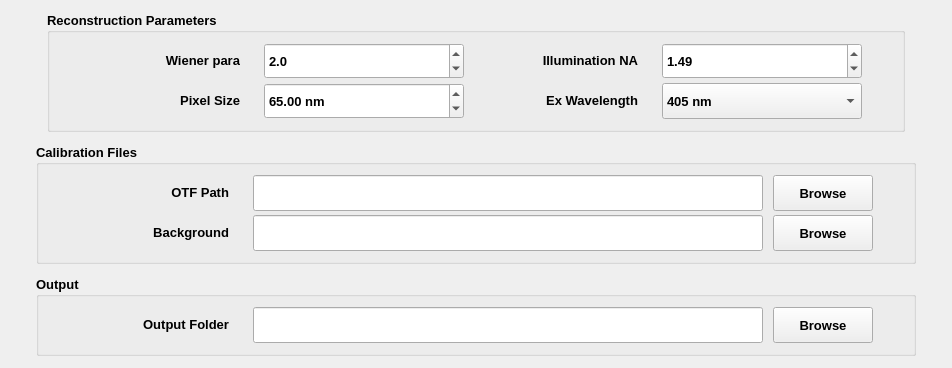
     <widget class="QWidget" name="tab_recon">
      <attribute name="title">
       <string>Recon</string>
      </attribute>
      <layout class="QVBoxLayout" name="verticalLayout_recon_page">
       <property name="spacing">
        <number>12</number>
       </property>
       <property name="leftMargin">
        <number>16</number>
       </property>
       <property name="topMargin">
        <number>12</number>
       </property>
       <property name="rightMargin">
        <number>16</number>
       </property>
       <property name="bottomMargin">
        <number>12</number>
       </property>
       <item>
        <spacer name="verticalSpacer_recon_top">
         <property name="orientation">
          <enum>Qt::Vertical</enum>
         </property>
         <property name="sizeType">
          <enum>QSizePolicy::Expanding</enum>
         </property>
         <property name="sizeHint" stdset="0">
         <size>
          <width>20</width>
           <height>0</height>
         </size>
         </property>
        </spacer>
       </item>
       <item>
        <layout class="QHBoxLayout" name="horizontalLayout_recon_parameters">
         <item>
          <spacer name="horizontalSpacer_recon_parameters_left">
           <property name="orientation">
            <enum>Qt::Horizontal</enum>
           </property>
           <property name="sizeType">
            <enum>QSizePolicy::Expanding</enum>
           </property>
           <property name="sizeHint" stdset="0">
            <size>
             <width>20</width>
             <height>20</height>
            </size>
           </property>
          </spacer>
         </item>
         <item>
          <widget class="QGroupBox" name="group_recon_parameters">
           <property name="minimumSize">
            <size>
             <width>760</width>
             <height>0</height>
            </size>
           </property>
           <property name="maximumSize">
            <size>
             <width>880</width>
             <height>16777215</height>
            </size>
           </property>
           <property name="font">
            <font>
             <family>Arial</family>
             <pointsize>10</pointsize>
             <weight>75</weight>
             <bold>true</bold>
            </font>
           </property>
           <property name="title">
            <string>Reconstruction Parameters</string>
           </property>
           <layout class="QGridLayout" name="gridLayout_recon_parameters" columnstretch="1,0,0,0,0,1" columnminimumwidth="0,150,200,150,200,0">
            <property name="leftMargin">
             <number>20</number>
            </property>
            <property name="topMargin">
             <number>10</number>
            </property>
            <property name="rightMargin">
             <number>20</number>
            </property>
            <property name="bottomMargin">
             <number>10</number>
            </property>
            <property name="horizontalSpacing">
             <number>24</number>
            </property>
            <property name="verticalSpacing">
             <number>4</number>
            </property>
            <item row="0" column="1" alignment="Qt::AlignRight|Qt::AlignVCenter">
             <widget class="QLabel" name="label_recon_wiener">
              <property name="minimumSize">
               <size>
                <width>150</width>
                <height>0</height>
               </size>
              </property>
              <property name="maximumSize">
               <size>
                <width>150</width>
                <height>16777215</height>
               </size>
              </property>
              <property name="text">
               <string>Wiener para</string>
              </property>
              <property name="alignment">
               <set>Qt::AlignRight|Qt::AlignTrailing|Qt::AlignVCenter</set>
              </property>
             </widget>
            </item>
            <item row="0" column="2">
             <widget class="QDoubleSpinBox" name="spin_recon_wiener">
              <property name="minimumSize">
               <size>
                <width>200</width>
                <height>36</height>
               </size>
              </property>
              <property name="maximumSize">
               <size>
                <width>220</width>
                <height>16777215</height>
               </size>
              </property>
              <property name="decimals">
                <number>1</number>
              </property>
              <property name="minimum">
               <double>0.000100000000000</double>
              </property>
              <property name="maximum">
               <double>1000.000000000000000</double>
              </property>
              <property name="singleStep">
               <double>0.100000000000000</double>
              </property>
              <property name="value">
               <double>2.000000000000000</double>
              </property>
             </widget>
            </item>
            <item row="0" column="3" alignment="Qt::AlignRight|Qt::AlignVCenter">
             <widget class="QLabel" name="label_recon_na">
              <property name="minimumSize">
               <size>
                <width>150</width>
                <height>0</height>
               </size>
              </property>
              <property name="maximumSize">
               <size>
                <width>150</width>
                <height>16777215</height>
               </size>
              </property>
              <property name="text">
               <string>Illumination NA</string>
              </property>
              <property name="alignment">
               <set>Qt::AlignRight|Qt::AlignTrailing|Qt::AlignVCenter</set>
              </property>
             </widget>
            </item>
            <item row="0" column="4">
             <widget class="QDoubleSpinBox" name="spin_recon_na">
              <property name="minimumSize">
               <size>
                <width>200</width>
                <height>36</height>
               </size>
              </property>
              <property name="maximumSize">
               <size>
                <width>220</width>
                <height>16777215</height>
               </size>
              </property>
              <property name="decimals">
                <number>2</number>
              </property>
              <property name="minimum">
               <double>0.100000000000000</double>
              </property>
              <property name="maximum">
               <double>2.000000000000000</double>
              </property>
              <property name="singleStep">
               <double>0.010000000000000</double>
              </property>
              <property name="value">
               <double>1.490000000000000</double>
              </property>
             </widget>
            </item>
            <item row="1" column="1" alignment="Qt::AlignRight|Qt::AlignVCenter">
             <widget class="QLabel" name="label_recon_pixel_size">
              <property name="minimumSize">
               <size>
                <width>150</width>
                <height>0</height>
               </size>
              </property>
              <property name="maximumSize">
               <size>
                <width>150</width>
                <height>16777215</height>
               </size>
              </property>
              <property name="text">
               <string>Pixel Size</string>
              </property>
              <property name="alignment">
               <set>Qt::AlignRight|Qt::AlignTrailing|Qt::AlignVCenter</set>
              </property>
             </widget>
            </item>
            <item row="1" column="2">
             <widget class="QDoubleSpinBox" name="spin_recon_pixel_size_nm">
              <property name="minimumSize">
               <size>
                <width>200</width>
                <height>36</height>
               </size>
              </property>
              <property name="maximumSize">
               <size>
                <width>220</width>
                <height>16777215</height>
               </size>
              </property>
              <property name="suffix">
               <string> nm</string>
              </property>
              <property name="decimals">
               <number>2</number>
              </property>
              <property name="minimum">
               <double>1.000000000000000</double>
              </property>
              <property name="maximum">
               <double>1000.000000000000000</double>
              </property>
              <property name="singleStep">
               <double>1.000000000000000</double>
              </property>
              <property name="value">
               <double>65.000000000000000</double>
              </property>
             </widget>
            </item>
            <item row="1" column="3" alignment="Qt::AlignRight|Qt::AlignVCenter">
             <widget class="QLabel" name="label_recon_wavelength">
              <property name="minimumSize">
               <size>
                <width>150</width>
                <height>0</height>
               </size>
              </property>
              <property name="maximumSize">
               <size>
                <width>150</width>
                <height>16777215</height>
               </size>
              </property>
              <property name="text">
               <string>Ex Wavelength</string>
              </property>
              <property name="alignment">
               <set>Qt::AlignRight|Qt::AlignTrailing|Qt::AlignVCenter</set>
              </property>
             </widget>
            </item>
            <item row="1" column="4">
             <widget class="QComboBox" name="combo_recon_wavelength">
              <property name="minimumSize">
               <size>
                <width>200</width>
                <height>36</height>
               </size>
              </property>
              <property name="maximumSize">
               <size>
                <width>220</width>
                <height>16777215</height>
               </size>
              </property>
              <item>
               <property name="text">
                <string>405 nm</string>
               </property>
              </item>
              <item>
               <property name="text">
                <string>488 nm</string>
               </property>
              </item>
              <item>
               <property name="text">
                <string>561 nm</string>
               </property>
              </item>
              <item>
               <property name="text">
                <string>647 nm</string>
               </property>
              </item>
             </widget>
            </item>
            <item row="0" column="0" rowspan="2">
             <spacer name="horizontalSpacer_recon_parameters_grid_left">
              <property name="orientation">
               <enum>Qt::Horizontal</enum>
              </property>
              <property name="sizeType">
               <enum>QSizePolicy::Expanding</enum>
              </property>
              <property name="sizeHint" stdset="0">
               <size>
                <width>20</width>
                <height>20</height>
               </size>
              </property>
             </spacer>
            </item>
            <item row="0" column="5" rowspan="2">
             <spacer name="horizontalSpacer_recon_parameters_grid_right">
              <property name="orientation">
               <enum>Qt::Horizontal</enum>
              </property>
              <property name="sizeType">
               <enum>QSizePolicy::Expanding</enum>
              </property>
              <property name="sizeHint" stdset="0">
               <size>
                <width>20</width>
                <height>20</height>
               </size>
              </property>
             </spacer>
            </item>
           </layout>
          </widget>
         </item>
         <item>
          <spacer name="horizontalSpacer_recon_parameters_right">
           <property name="orientation">
            <enum>Qt::Horizontal</enum>
           </property>
           <property name="sizeType">
            <enum>QSizePolicy::Expanding</enum>
           </property>
           <property name="sizeHint" stdset="0">
            <size>
             <width>20</width>
             <height>20</height>
            </size>
           </property>
          </spacer>
         </item>
        </layout>
       </item>
       <item>
        <layout class="QHBoxLayout" name="horizontalLayout_recon_files">
         <item>
          <spacer name="horizontalSpacer_recon_files_left">
           <property name="orientation">
            <enum>Qt::Horizontal</enum>
           </property>
           <property name="sizeType">
            <enum>QSizePolicy::Expanding</enum>
           </property>
           <property name="sizeHint" stdset="0">
            <size>
             <width>20</width>
             <height>20</height>
            </size>
           </property>
          </spacer>
         </item>
         <item>
          <widget class="QGroupBox" name="group_recon_files">
           <property name="minimumSize">
            <size>
             <width>760</width>
             <height>0</height>
            </size>
           </property>
           <property name="maximumSize">
            <size>
             <width>880</width>
             <height>16777215</height>
            </size>
           </property>
           <property name="font">
            <font>
             <family>Arial</family>
             <pointsize>10</pointsize>
             <weight>75</weight>
             <bold>true</bold>
            </font>
           </property>
           <property name="title">
            <string>Calibration Files</string>
           </property>
           <layout class="QGridLayout" name="gridLayout_recon_files" columnstretch="1,0,0,1" columnminimumwidth="0,150,620,0">
            <property name="leftMargin">
             <number>20</number>
            </property>
            <property name="topMargin">
             <number>10</number>
            </property>
            <property name="rightMargin">
             <number>20</number>
            </property>
            <property name="bottomMargin">
             <number>10</number>
            </property>
            <property name="horizontalSpacing">
             <number>24</number>
            </property>
            <property name="verticalSpacing">
             <number>4</number>
            </property>
            <item row="0" column="1" alignment="Qt::AlignRight|Qt::AlignVCenter">
             <widget class="QLabel" name="label_recon_otf_path">
              <property name="minimumSize">
               <size>
                <width>150</width>
                <height>0</height>
               </size>
              </property>
              <property name="maximumSize">
               <size>
                <width>150</width>
                <height>16777215</height>
               </size>
              </property>
              <property name="text">
               <string>OTF Path</string>
              </property>
              <property name="alignment">
               <set>Qt::AlignRight|Qt::AlignTrailing|Qt::AlignVCenter</set>
              </property>
             </widget>
            </item>
            <item row="0" column="2">
             <widget class="QWidget" name="widget_recon_otf_path_row">
              <property name="font">
               <font>
                <family>Arial</family>
                <weight>75</weight>
                <bold>true</bold>
               </font>
              </property>
              <layout class="QHBoxLayout" name="horizontalLayout_recon_otf_path">
               <property name="spacing">
                <number>10</number>
               </property>
               <property name="leftMargin">
                <number>0</number>
               </property>
               <property name="topMargin">
                <number>0</number>
               </property>
               <property name="rightMargin">
                <number>0</number>
               </property>
               <property name="bottomMargin">
                <number>0</number>
               </property>
               <item>
                <widget class="QLineEdit" name="edit_recon_otf_path">
                 <property name="minimumSize">
                  <size>
                   <width>420</width>
                   <height>36</height>
                  </size>
                 </property>
                </widget>
               </item>
               <item>
                <widget class="QPushButton" name="btn_recon_browse_otf">
                 <property name="minimumSize">
                  <size>
                   <width>100</width>
                   <height>36</height>
                  </size>
                 </property>
                 <property name="maximumSize">
                  <size>
                   <width>100</width>
                   <height>36</height>
                  </size>
                 </property>
                 <property name="text">
                  <string>Browse</string>
                 </property>
                </widget>
               </item>
              </layout>
             </widget>
            </item>
            <item row="1" column="1" alignment="Qt::AlignRight|Qt::AlignVCenter">
             <widget class="QLabel" name="label_recon_background_path">
              <property name="minimumSize">
               <size>
                <width>150</width>
                <height>0</height>
               </size>
              </property>
              <property name="maximumSize">
               <size>
                <width>150</width>
                <height>16777215</height>
               </size>
              </property>
              <property name="text">
               <string>Background</string>
              </property>
              <property name="alignment">
               <set>Qt::AlignRight|Qt::AlignTrailing|Qt::AlignVCenter</set>
              </property>
             </widget>
            </item>
            <item row="1" column="2">
             <widget class="QWidget" name="widget_recon_background_path_row">
              <property name="font">
               <font>
                <family>Arial</family>
                <weight>75</weight>
                <bold>true</bold>
               </font>
              </property>
              <layout class="QHBoxLayout" name="horizontalLayout_recon_background_path">
               <property name="spacing">
                <number>10</number>
               </property>
               <property name="leftMargin">
                <number>0</number>
               </property>
               <property name="topMargin">
                <number>0</number>
               </property>
               <property name="rightMargin">
                <number>0</number>
               </property>
               <property name="bottomMargin">
                <number>0</number>
               </property>
               <item>
                <widget class="QLineEdit" name="edit_recon_background_path">
                 <property name="minimumSize">
                  <size>
                   <width>420</width>
                   <height>36</height>
                  </size>
                 </property>
                </widget>
               </item>
               <item>
                <widget class="QPushButton" name="btn_recon_browse_background">
                 <property name="minimumSize">
                  <size>
                   <width>100</width>
                   <height>36</height>
                  </size>
                 </property>
                 <property name="maximumSize">
                  <size>
                   <width>100</width>
                   <height>36</height>
                  </size>
                 </property>
                 <property name="text">
                  <string>Browse</string>
                 </property>
                </widget>
               </item>
              </layout>
             </widget>
            </item>
            <item row="0" column="0" rowspan="2">
             <spacer name="horizontalSpacer_recon_files_grid_left">
              <property name="orientation">
               <enum>Qt::Horizontal</enum>
              </property>
              <property name="sizeType">
               <enum>QSizePolicy::Expanding</enum>
              </property>
              <property name="sizeHint" stdset="0">
               <size>
                <width>20</width>
                <height>20</height>
               </size>
              </property>
             </spacer>
            </item>
            <item row="0" column="3" rowspan="2">
             <spacer name="horizontalSpacer_recon_files_grid_right">
              <property name="orientation">
               <enum>Qt::Horizontal</enum>
              </property>
              <property name="sizeType">
               <enum>QSizePolicy::Expanding</enum>
              </property>
              <property name="sizeHint" stdset="0">
               <size>
                <width>20</width>
                <height>20</height>
               </size>
              </property>
             </spacer>
            </item>
           </layout>
          </widget>
         </item>
         <item>
          <spacer name="horizontalSpacer_recon_files_right">
           <property name="orientation">
            <enum>Qt::Horizontal</enum>
           </property>
           <property name="sizeType">
            <enum>QSizePolicy::Expanding</enum>
           </property>
           <property name="sizeHint" stdset="0">
            <size>
             <width>20</width>
             <height>20</height>
            </size>
           </property>
          </spacer>
         </item>
        </layout>
       </item>
       <item>
        <layout class="QHBoxLayout" name="horizontalLayout_recon_output">
         <item>
          <spacer name="horizontalSpacer_recon_output_left">
           <property name="orientation">
            <enum>Qt::Horizontal</enum>
           </property>
           <property name="sizeType">
            <enum>QSizePolicy::Expanding</enum>
           </property>
           <property name="sizeHint" stdset="0">
            <size>
             <width>20</width>
             <height>20</height>
            </size>
           </property>
          </spacer>
         </item>
         <item>
          <widget class="QGroupBox" name="group_recon_output">
           <property name="minimumSize">
            <size>
             <width>760</width>
             <height>0</height>
            </size>
           </property>
           <property name="maximumSize">
            <size>
             <width>880</width>
             <height>16777215</height>
            </size>
           </property>
           <property name="font">
            <font>
             <family>Arial</family>
             <pointsize>10</pointsize>
             <weight>75</weight>
             <bold>true</bold>
            </font>
           </property>
           <property name="title">
            <string>Output</string>
           </property>
           <layout class="QGridLayout" name="gridLayout_recon_output" columnstretch="1,0,0,1" columnminimumwidth="0,150,620,0">
            <property name="leftMargin">
             <number>20</number>
            </property>
            <property name="topMargin">
             <number>10</number>
            </property>
            <property name="rightMargin">
             <number>20</number>
            </property>
            <property name="bottomMargin">
             <number>10</number>
            </property>
            <property name="horizontalSpacing">
             <number>24</number>
            </property>
            <property name="verticalSpacing">
             <number>4</number>
            </property>
            <item row="0" column="1" alignment="Qt::AlignRight|Qt::AlignVCenter">
             <widget class="QLabel" name="label_recon_output_path">
              <property name="minimumSize">
               <size>
                <width>150</width>
                <height>0</height>
               </size>
              </property>
              <property name="maximumSize">
               <size>
                <width>150</width>
                <height>16777215</height>
               </size>
              </property>
              <property name="text">
               <string>Output Folder</string>
              </property>
              <property name="alignment">
               <set>Qt::AlignRight|Qt::AlignTrailing|Qt::AlignVCenter</set>
              </property>
             </widget>
            </item>
            <item row="0" column="2">
             <widget class="QWidget" name="widget_recon_output_path_row">
              <property name="font">
               <font>
                <family>Arial</family>
                <weight>75</weight>
                <bold>true</bold>
               </font>
              </property>
              <layout class="QHBoxLayout" name="horizontalLayout_recon_output_path">
               <property name="spacing">
                <number>10</number>
               </property>
               <property name="leftMargin">
                <number>0</number>
               </property>
               <property name="topMargin">
                <number>0</number>
               </property>
               <property name="rightMargin">
                <number>0</number>
               </property>
               <property name="bottomMargin">
                <number>0</number>
               </property>
               <item>
                <widget class="QLineEdit" name="edit_recon_output_path">
                 <property name="minimumSize">
                  <size>
                   <width>420</width>
                   <height>36</height>
                  </size>
                 </property>
                </widget>
               </item>
               <item>
                <widget class="QPushButton" name="btn_recon_browse_output">
                 <property name="minimumSize">
                  <size>
                   <width>100</width>
                   <height>36</height>
                  </size>
                 </property>
                 <property name="maximumSize">
                  <size>
                   <width>100</width>
                   <height>36</height>
                  </size>
                 </property>
                 <property name="text">
                  <string>Browse</string>
                 </property>
                </widget>
               </item>
              </layout>
             </widget>
            </item>
            <item row="0" column="0">
             <spacer name="horizontalSpacer_recon_output_grid_left">
              <property name="orientation">
               <enum>Qt::Horizontal</enum>
              </property>
              <property name="sizeType">
               <enum>QSizePolicy::Expanding</enum>
              </property>
              <property name="sizeHint" stdset="0">
               <size>
                <width>20</width>
                <height>20</height>
               </size>
              </property>
             </spacer>
            </item>
            <item row="0" column="3">
             <spacer name="horizontalSpacer_recon_output_grid_right">
              <property name="orientation">
               <enum>Qt::Horizontal</enum>
              </property>
              <property name="sizeType">
               <enum>QSizePolicy::Expanding</enum>
              </property>
              <property name="sizeHint" stdset="0">
               <size>
                <width>20</width>
                <height>20</height>
               </size>
              </property>
             </spacer>
            </item>
           </layout>
          </widget>
         </item>
         <item>
          <spacer name="horizontalSpacer_recon_output_right">
           <property name="orientation">
            <enum>Qt::Horizontal</enum>
           </property>
           <property name="sizeType">
            <enum>QSizePolicy::Expanding</enum>
           </property>
           <property name="sizeHint" stdset="0">
            <size>
             <width>20</width>
             <height>20</height>
            </size>
           </property>
          </spacer>
         </item>
        </layout>
       </item>
       <item>
        <spacer name="verticalSpacer_recon_bottom">
         <property name="orientation">
          <enum>Qt::Vertical</enum>
         </property>
         <property name="sizeType">
          <enum>QSizePolicy::Expanding</enum>
         </property>
         <property name="sizeHint" stdset="0">
         <size>
          <width>20</width>
           <height>0</height>
         </size>
         </property>
        </spacer>
       </item>
      </layout>
     </widget>
